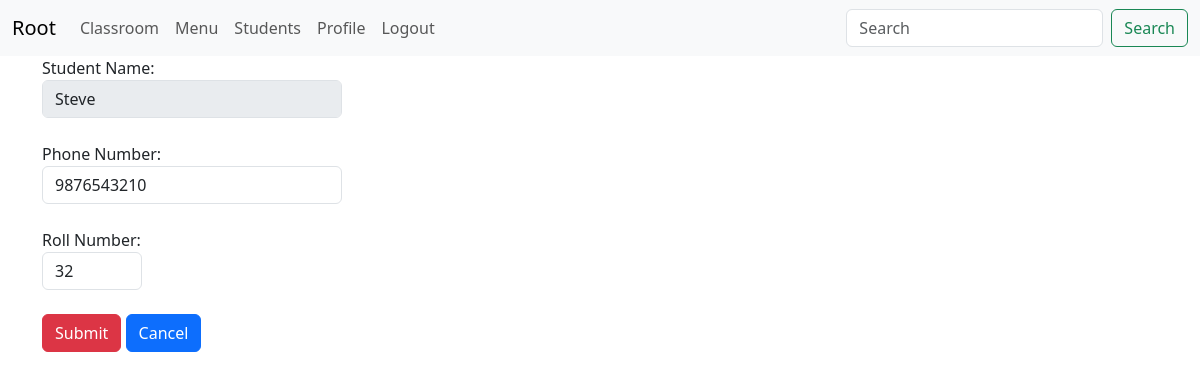
/crud/update-student-profile/5/ (signed in), run on the app's committed database.
### crud/models.py (models this page shows)
class StudentProfile(models.Model):
    student = models.OneToOneField(Student, on_delete=models.CASCADE)
    phone = models.CharField(max_length=14)
    roll_no = models.IntegerField()
    profile_picture = models.FileField(null=True, blank=True, upload_to='profile_pictures')

class Student(models.Model):
    name = models.CharField(max_length=20)
    email = models.EmailField(max_length=40)
    age = models.IntegerField()
    address = models.CharField(max_length=20)
    classroom = models.ForeignKey(ClassRoom, on_delete=models.CASCADE)

### crud/views.py (the view)
# urls.py: path('update-student-profile/<int:id>/', update_student_profile, name='update_student_profile'),
@login_required
def update_student_profile(request, id):
    profiles = StudentProfile.objects.get(id=id)
    if request.method == "POST":
        phone = request.POST.get("phone")
        roll = request.POST.get("roll")
        StudentProfile.objects.filter(id=id).update(phone=phone, roll_no=roll)
        return redirect('student_profile')
    return render(request, template_name="crud/update_student_profile.html", context={"profiles": profiles})

### crud/templates/crud/update_student_profile.html (shortened to what this page needs)
{% extends 'core/base.html' %}
{% block content %}
<form method="post" action="{% url 'update_student_profile' profiles.id %}">
    Student Name:<br>
    <input disabled value="{{ profiles.student.name }}" class="form form-control" name="student" style="width:300px"><br>
    Phone Number:<br>
    <input value="{{ profiles.phone }}" class="form form-control" name="phone" style="width:300px"><br>
    Roll Number:<br>
    <input value="{{ profiles.roll_no }}" class="form form-control" name="roll" style="width:100px"><br>
    <button class="btn btn-danger" type="submit">Submit</button>
    <a href="{% url 'student_profile' %}" class="btn btn-primary">Cancel</a>
</form>
{% endblock %}

### data on the page
StudentProfile: student "Steve", phone "9876543210", roll "32"
